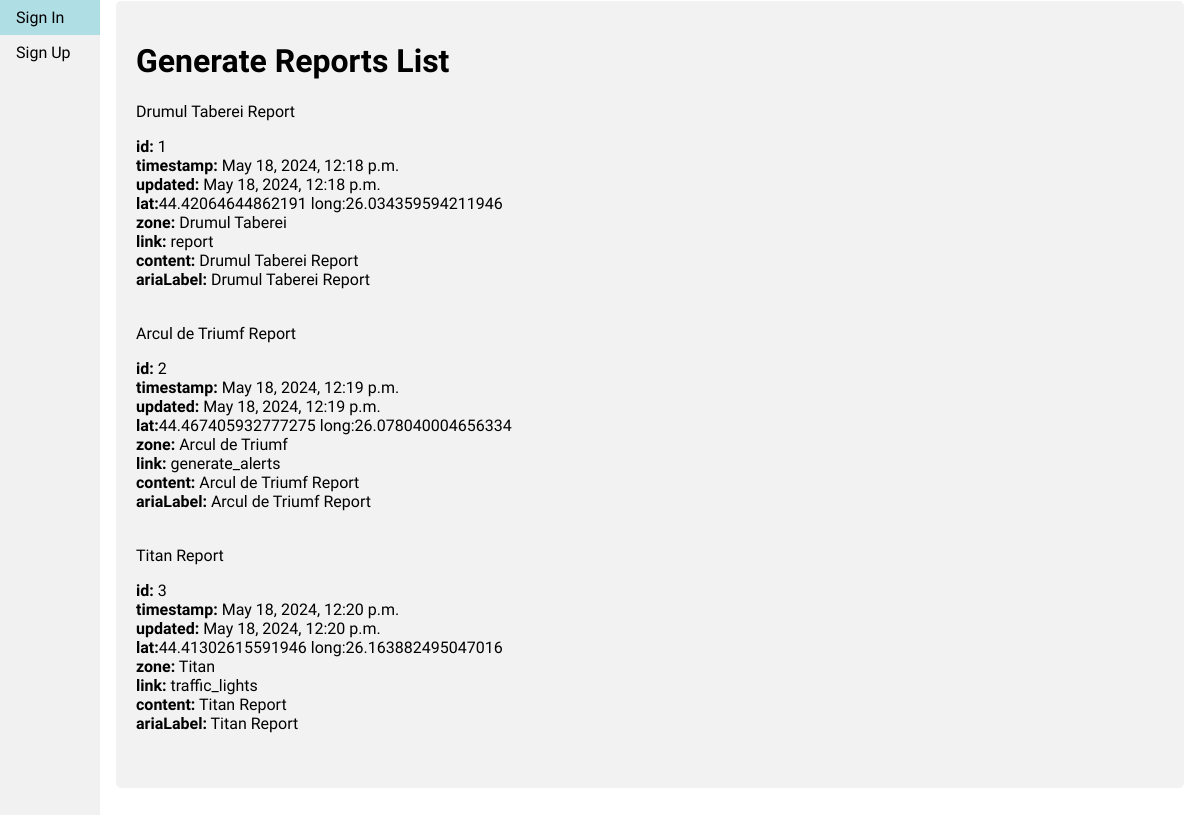
The page /generateReportsList on the database as committed earlier.
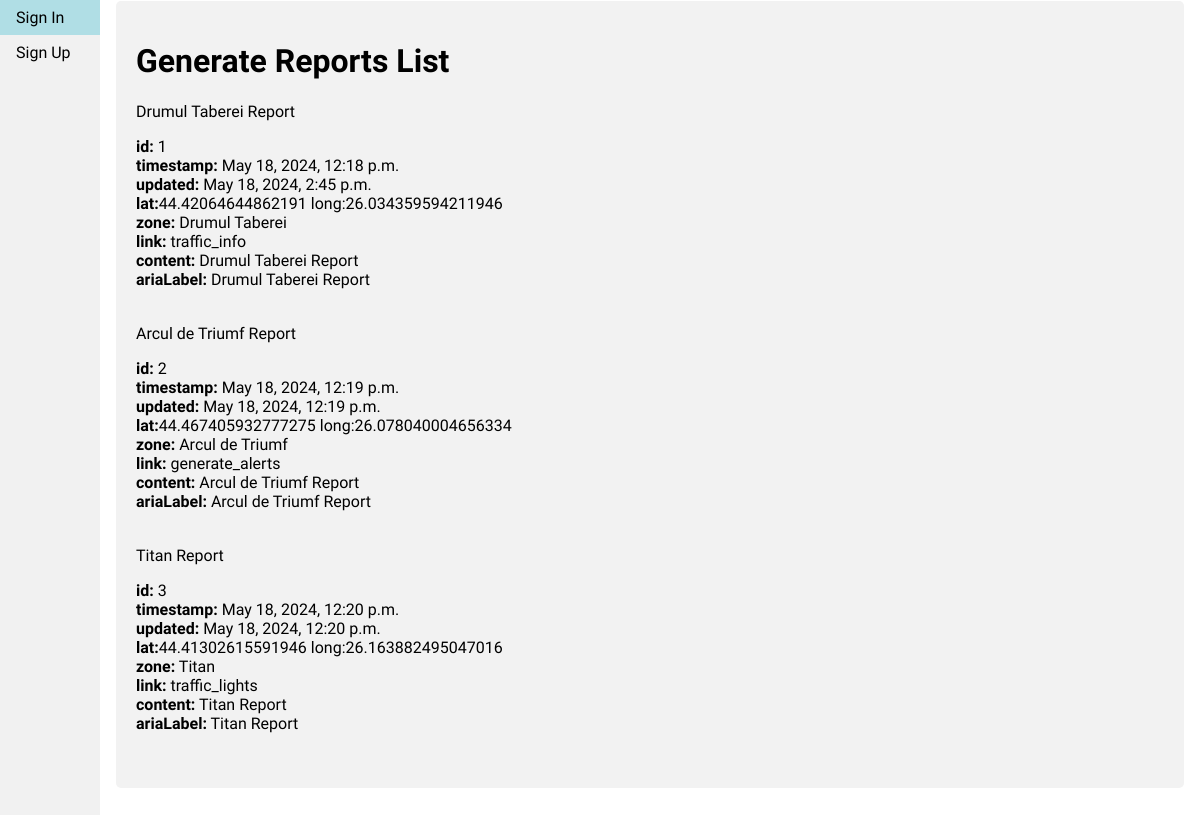
The same page on the database as committed later.
### users_tutorial/models.py (models this page shows, shortened)
class GenerateReport(models.Model):
	timestamp = models.DateTimeField(auto_now_add=True)
	updated = models.DateTimeField(auto_now=True)
	lat = models.FloatField()
	lng = models.FloatField()
	zone = models.CharField(max_length=100)
	link = models.URLField(max_length=200)
	content = models.CharField(max_length=300)
	ariaLabel = models.CharField(max_length=100)
	title = models.CharField(max_length=100)

### users_tutorial/views.py (the view)
# urls.py: path('generateReportsList', views.generateReportsList, name="generateReportsList"),
def generateReportsList(request):
	generate_reports_list = GenerateReport.objects.all()
	return render(request, 'lists/generate_reports_list.html', {'generate_reports_list': generate_reports_list})

### templates/lists/generate_reports_list.html (shortened to what this page needs)
{% extends 'base.html' %}
{% load static %}
{% block content %}
    <div class='container'>
        <h1>Generate Reports List</h1>
        {% for report in generate_reports_list %}
            <div class="card">
                <div class="card-header"> {{ report.title }} </div>
                <div class="card-body">
                    <p class="card-text">
                        <strong>id:</strong> {{ report.id }}</br>
                        <strong>timestamp:</strong> {{ report.timestamp }}</br>
                        <strong>updated:</strong> {{ report.updated }}</br>
                        <strong>lat:</strong>{{ report.lat }} long:{{ report.lng }}</br>
                        <strong>zone:</strong> {{ report.zone }}</br>
                        <strong>link:</strong> {{ report.link }}</br>
                        <strong>content:</strong> {{ report.content }}</br>
                        <strong>ariaLabel:</strong> {{ report.ariaLabel }}</br>
                    </p>
                </div>
            </div>
        {% endfor %}
    </div>
{% endblock %}

Rows that differ between the two databases and show on the page:
changed GenerateReport "Drumul Taberei Report": updated "May 18, 2024, 12:18 p.m." → "May 18, 2024, 2:45 p.m."; link "report" → "traffic_info"
